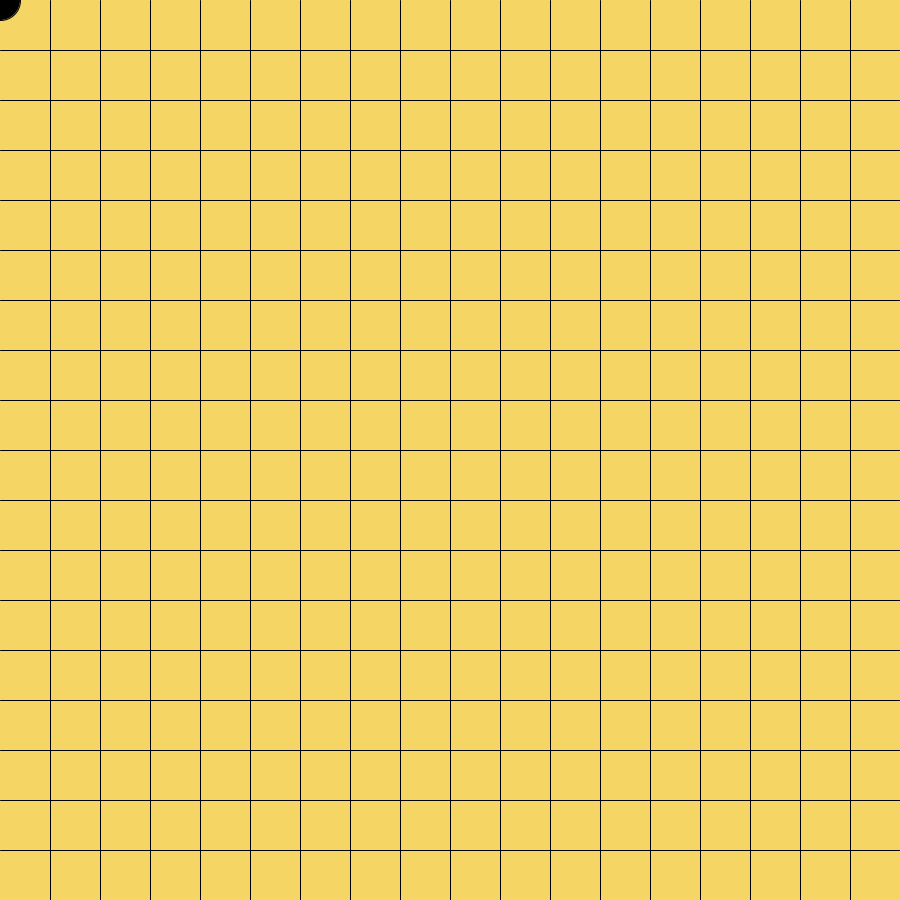
Frame 1 (no input)
Frame 60 (the mouse pressed at the canvas centre just before this capture): identical to frame 1, image omitted
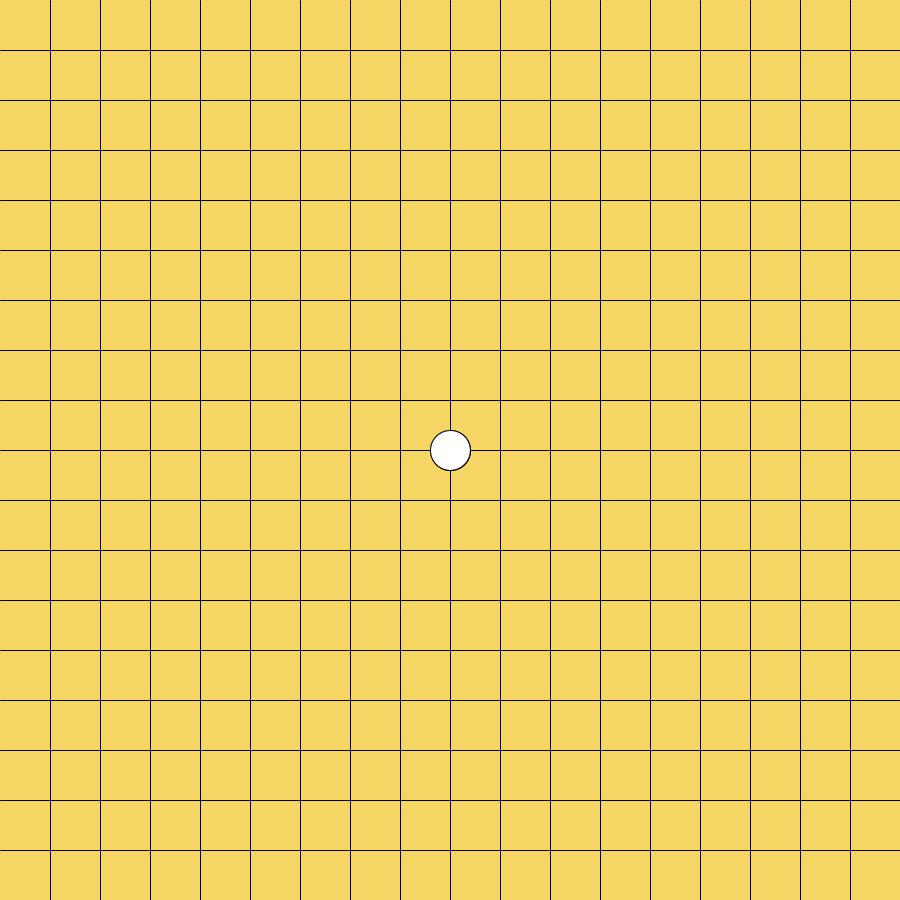
Frame 120 (the mouse held since frame 60 and released just before this capture)

The Processing sketch that drew these frames (run headless with seeded random() and noise(); from frame 60 on, the mouse is pressed at the canvas centre):

// Processing sketch: week16_go_many_black_white
// ── week16_go_many_black_white.pde
void setup(){
  size(900,900);
}
int []bx=new int[100];
int []by=new int[100];
int N=0;
void draw(){
  background(#F5D665);
  for(int y=50;y<900;y+=50){
    line(0,y,900,y);
  }
  for(int x=50;x<900;x+=50){
    line(x,0,x,900);
  }
  for(int i=0;i<N;i++){
    if(i%2==0) fill(0);
    else fill(255);
    ellipse(bx[i],by[i],40,40);
  }
  if(N%2==0) fill(0);
  else fill(255);
  ellipse(mouseX,mouseY,40,40);
}
void mousePressed(){
  bx[N]=mouseX; by[N]=mouseY;
  N++;
}
